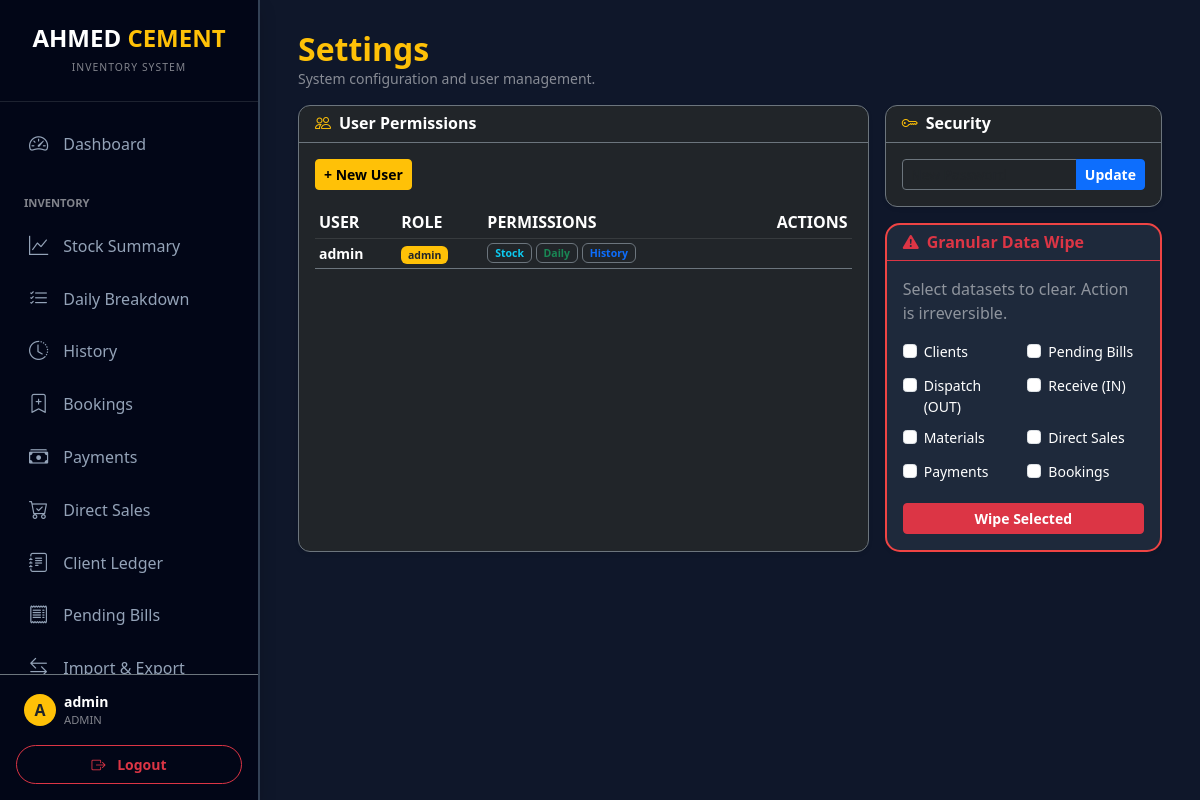
Before: /settings (signed in) with the older database file.
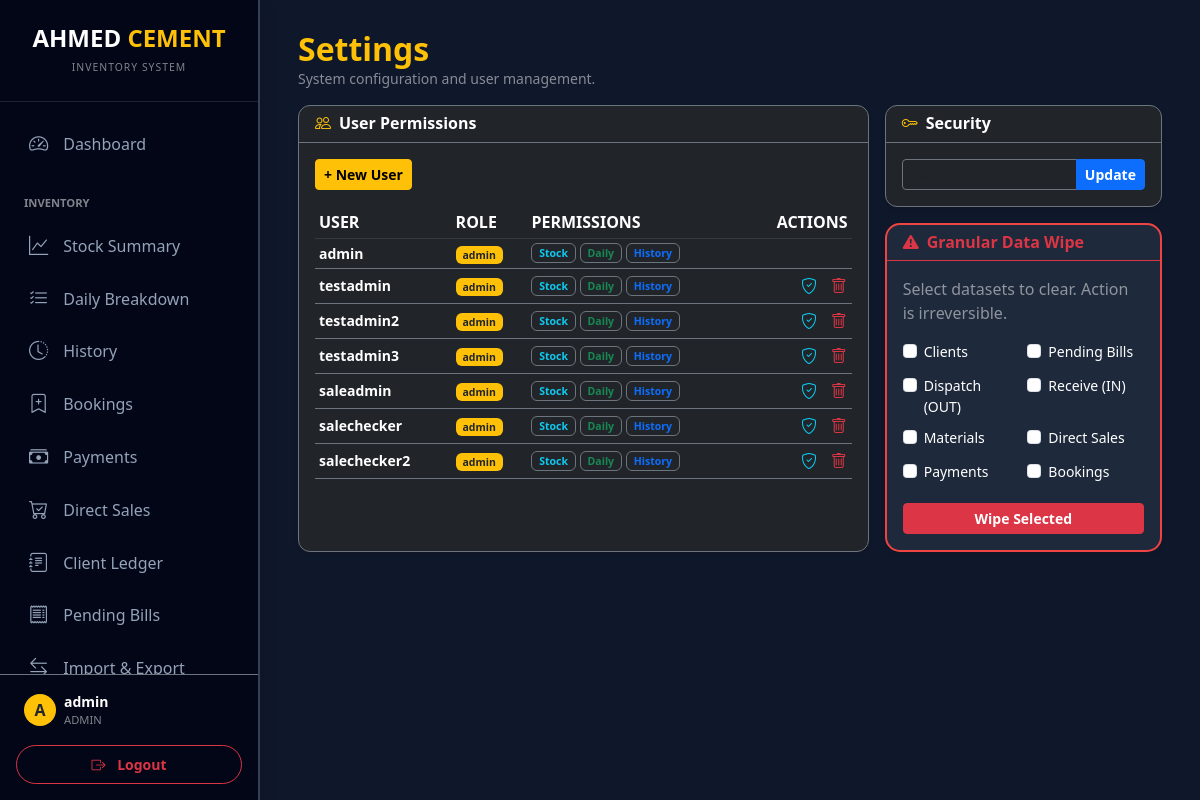
After: the same page with the newer database file.
### models.py (models this page shows)
class User(UserMixin, db.Model):
    id = db.Column(db.Integer, primary_key=True)
    username = db.Column(db.String(100), unique=True, nullable=False)
    password_hash = db.Column(db.String(200), nullable=False)
    role = db.Column(db.String(20), default='user')
    can_view_stock = db.Column(db.Boolean, default=True)
    can_view_daily = db.Column(db.Boolean, default=True)
    can_view_history = db.Column(db.Boolean, default=True)
    can_import_export = db.Column(db.Boolean, default=False)
    can_manage_directory = db.Column(db.Boolean, default=False)

### main.py (the view)
@app.route('/settings')
@login_required
def settings():
    return render_template('settings.html', users=User.query.all())

### main.py (called while the page is built)
@login_manager.user_loader
def load_user(user_id):
    return db.session.get(User, int(user_id))

### templates/settings.html (shortened to what this page needs)
{% extends "layout.html" %}
{% block content %}
<div class="mb-3">
    <h2 class="fw-bold text-warning mb-0">Settings</h2>
    <p class="text-white-50 small">System configuration and user management.</p>
</div>
<div class="row g-3">
    <div class="col-md-8">
        <div class="card border-secondary bg-dark shadow-sm h-100" style="border-radius: 12px;">
            <div class="card-header bg-transparent border-secondary py-2">
                <h6 class="fw-bold text-white mb-0"><i class="bi bi-people me-2 text-warning"></i>User Permissions</h6>
            </div>
            <div class="card-body p-3">
                {% if current_user.role == 'admin' %}
                <button class="btn btn-warning btn-sm fw-bold mb-3" data-bs-toggle="modal" data-bs-target="#addUserModal">+ New User</button>
                {% endif %}
                <div class="table-responsive">
                    <table class="table table-dark table-sm align-middle mb-0">
                        <thead class="x-small text-uppercase text-white-50">
                            <tr>
                                <th>User</th>
                                <th>Role</th>
                                <th>Permissions</th>
                                <th class="text-end">Actions</th>
                            </tr>
                        </thead>
                        <tbody class="small">
                            {% for u in users %}
                            <tr class="border-secondary">
                                <td class="fw-bold">{{ u.username }}</td>
                                <td><span class="badge {{ 'bg-warning text-dark' if u.role == 'admin' else 'bg-secondary' }}">{{ u.role }}</span></td>
                                <td>
                                    <div class="d-flex flex-wrap gap-1">
                                        {% if u.can_view_stock %}<span class="badge bg-dark border border-secondary text-info">Stock</span>{% endif %}
                                        {% if u.can_view_daily %}<span class="badge bg-dark border border-secondary text-success">Daily</span>{% endif %}
                                        {% if u.can_view_history %}<span class="badge bg-dark border border-secondary text-primary">History</span>{% endif %}
                                    </div>
                                </td>
                                <td class="text-end">
                                    {% if current_user.role == 'admin' and u.username != 'admin' %}
                                    <button class="btn btn-link text-info p-0 me-2" data-bs-toggle="modal" data-bs-target="#editUser{{ u.id }}"><i class="bi bi-shield-check"></i></button>
                                    <a href="/delete_user/{{ u.id }}" class="btn btn-link text-danger p-0" onclick="return confirm('Remove user?')"><i class="bi bi-trash"></i></a>
                                    {% endif %}
                                </td>
                            </tr>
                            {% endfor %}
                        </tbody>
                    </table>
                </div>
            </div>
        </div>
    </div>
    <div class="col-md-4">
        <div class="card border-secondary bg-dark shadow-sm mb-3" style="border-radius: 12px;">
            <div class="card-header bg-transparent border-secondary py-2">
                <h6 class="fw-bold text-white mb-0"><i class="bi bi-key me-2 text-warning"></i>Security</h6>
            </div>
            <div class="card-body p-3">
                <form action="/change_password" method="POST">
                    <div class="input-group input-group-sm">
                        <input type="password" name="password" class="form-control bg-dark text-white border-secondary" placeholder="New Password" required>
                        <button type="submit" class="btn btn-primary fw-bold">Update</button>
                    </div>
                </form>
            </div>
        </div>
        {% if current_user.role == 'admin' %}
        <div class="card border-0 shadow-sm" style="background: #1e293b; border: 2px solid #ef4444 !important; border-radius: 15px;">
            <div class="card-header bg-transparent border-danger py-2">
                <h6 class="fw-bold text-danger mb-0"><i class="bi bi-exclamation-triangle-fill me-2"></i>Granular Data Wipe</h6>
            </div>
            <div class="card-body p-3">
                <p class="text-white-50 x-small mb-3">Select datasets to clear. Action is irreversible.</p>
                <form action="{{ url_for('delete_selected_data') }}" method="POST">
                    <div class="row g-2 mb-3">
                        <div class="col-6"><div class="form-check small"><input class="form-check-input" type="checkbox" name="delete_targets" value="clients" id="wipeClients"><label class="form-check-label text-white" for="wipeClients">Clients</label></div></div>
                        <div class="col-6"><div class="form-check small"><input class="form-check-input" type="checkbox" name="delete_targets" value="pending_bills" id="wipeBills"><label class="form-check-label text-white" for="wipeBills">Pending Bills</label></div></div>
                        <div class="col-6"><div class="form-check small"><input class="form-check-input" type="checkbox" name="delete_targets" value="dispatching" id="wipeDispatch"><label class="form-check-label text-white" for="wipeDispatch">Dispatch (OUT)</label></div></div>
                        <div class="col-6"><div class="form-check small"><input class="form-check-input" type="checkbox" name="delete_targets" value="receiving" id="wipeReceive"><label class="form-check-label text-white" for="wipeReceive">Receive (IN)</label></div></div>
                        <div class="col-6"><div class="form-check small"><input class="form-check-input" type="checkbox" name="delete_targets" value="materials" id="wipeMaterials"><label class="form-check-label text-white" for="wipeMaterials">Materials</label></div></div>
                        <div class="col-6"><div class="form-check small"><input class="form-check-input" type="checkbox" name="delete_targets" value="direct_sales" id="wipeDirectSales"><label class="form-check-label text-white" for="wipeDirectSales">Direct Sales</label></div></div>
                        <div class="col-6"><div class="form-check small"><input class="form-check-input" type="checkbox" name="delete_targets" value="payments" id="wipePayments"><label class="form-check-label text-white" for="wipePayments">Payments</label></div></div>
                        <div class="col-6"><div class="form-check small"><input class="form-check-input" type="checkbox" name="delete_targets" value="bookings" id="wipeBookings"><label class="form-check-label text-white" for="wipeBookings">Bookings</label></div></div>
                    </div>
                    <button type="button" id="openWipeModal" class="btn btn-danger btn-sm w-100 fw-bold" data-bs-toggle="modal" data-bs-target="#wipeConfirmModal">Wipe Selected</button>
                </form>
            </div>
        </div>
        {% endif %}
    </div>
</div>
{% endblock %}

### templates/layout.html (shortened to what this page needs)
<!DOCTYPE html>
<html lang="en">
<head>
    <link href="https://cdn.jsdelivr.net/npm/bootstrap@5.3.0/dist/css/bootstrap.min.css" rel="stylesheet">
    <link rel="stylesheet" href="https://cdn.jsdelivr.net/npm/bootstrap-icons@1.10.0/font/bootstrap-icons.css">
    <link rel="stylesheet" href="https://cdn.jsdelivr.net/npm/flatpickr/dist/flatpickr.min.css">
    <link rel="stylesheet" href="https://cdn.jsdelivr.net/npm/flatpickr/dist/themes/dark.css">
</head>
<body>
{% if current_user.is_authenticated %}
    <div class="sidebar shadow" id="sidebar">
        <div class="p-4 text-center border-bottom border-secondary border-opacity-25">
            <h4 class="fw-bold text-white mb-0">AHMED <span class="text-warning">CEMENT</span></h4>
            <small class="text-white-50 text-uppercase" style="font-size: 0.65rem; letter-spacing: 1px;">Inventory System</small>
        </div>
        <div class="sidebar-nav-container">
            <nav class="py-3">
                <a href="/" class="nav-link {{ 'active' if request.path == '/' }}" onclick="closeSidebar()">
                    <i class="bi bi-speedometer2"></i> Dashboard
                </a>
                <div class="text-white-50 small fw-bold px-4 mt-4 mb-2 text-uppercase" style="font-size: 0.7rem;">Inventory</div>
                {% if current_user.can_view_stock or current_user.role == 'admin' %}
                <a href="/stock_summary" class="nav-link {{ 'active' if request.path == '/stock_summary' }}" onclick="closeSidebar()">
                    <i class="bi bi-graph-up"></i> Stock Summary
                </a>
                {% endif %}
                {% if current_user.can_view_daily or current_user.role == 'admin' %}
                <a href="/daily_transactions" class="nav-link {{ 'active' if request.path == '/daily_transactions' }}" onclick="closeSidebar()">
                    <i class="bi bi-list-check"></i> Daily Breakdown
                </a>
                {% endif %}
                {% if current_user.can_view_history or current_user.role == 'admin' %}
                <a href="/tracking" class="nav-link {{ 'active' if request.path == '/tracking' }}" onclick="closeSidebar()">
                    <i class="bi bi-clock-history"></i> History
                </a>
                <a href="/bookings" class="nav-link {{ 'active' if request.path == '/bookings' }}" onclick="closeSidebar()">
                    <i class="bi bi-bookmark-plus"></i> Bookings
                </a>
                <a href="/payments" class="nav-link {{ 'active' if request.path == '/payments' }}" onclick="closeSidebar()">
                    <i class="bi bi-cash-stack"></i> Payments
                </a>
                <a href="/direct_sales" class="nav-link {{ 'active' if request.path == '/direct_sales' }}" onclick="closeSidebar()">
                    <i class="bi bi-cart-check"></i> Direct Sales
                </a>
                <a href="/clients" class="nav-link {{ 'active' if request.path.startswith('/ledger') or request.path == '/clients' }}" onclick="closeSidebar()">
                    <i class="bi bi-journal-text"></i> Client Ledger
                </a>
                {% endif %}
                <a href="/pending_bills" class="nav-link {{ 'active' if request.path == '/pending_bills' }}" onclick="closeSidebar()">
                    <i class="bi bi-receipt"></i> Pending Bills
                </a>
                {% if current_user.can_import_export or current_user.role == 'admin' %}
                <a href="/import_export" class="nav-link {{ 'active' if request.path == '/import_export' }}" onclick="closeSidebar()">
                    <i class="bi bi-arrow-left-right"></i> Import & Export
                </a>
                {% endif %}
            </nav>
        </div>
        <div class="p-3 border-top border-secondary">
            <div class="d-flex align-items-center mb-3 px-2">
                <div class="bg-warning rounded-circle me-2 d-flex align-items-center justify-content-center text-dark fw-bold" style="width: 32px; height: 32px; flex-shrink: 0;">
                    {{ current_user.username[0]|upper }}
                </div>
                <div class="overflow-hidden">
                    <div class="text-white fw-bold small text-truncate">{{ current_user.username }}</div>
                    <div class="text-white-50 x-small" style="font-size: 0.7rem;">{{ current_user.role|upper }}</div>
                </div>
            </div>
            <a href="/logout" class="btn btn-outline-danger w-100 btn-sm fw-bold py-2 rounded-pill">
                <i class="bi bi-box-arrow-right me-2"></i> Logout
            </a>
        </div>
    </div>
{% endif %}
<div class="main-content {{ 'ms-0' if not current_user.is_authenticated }}">
    <div class="container-fluid px-0 px-sm-2">
        {% block content %}{% endblock %}
    </div>
</div>
</body>
</html>

### templates/layout.html (style rules this page uses)
:root { --sidebar-width: 260px; --bg-dark: #0f172a; --card-bg: #1e293b; --accent: #fbbf24; --sidebar-bg: #020617; }
body { background-color: var(--bg-dark); color: #f8fafc; font-family: 'Segoe UI', Roboto, Helvetica, Arial, sans-serif; overflow-x: hidden; margin: 0; }
.sidebar { width: var(--sidebar-width); height: 100vh; position: fixed; background: var(--sidebar-bg); border-right: 2px solid #334155; transition: all 0.3s; z-index: 1050; left: 0; top: 0; display: flex; flex-direction: column; }
.sidebar-nav-container { flex-grow: 1; overflow-y: auto; scrollbar-width: thin; scrollbar-color: #334155 transparent; }
.main-content { margin-left: var(--sidebar-width); padding: 30px; min-height: 100vh; transition: all 0.3s; }
.nav-link { color: #94a3b8; padding: 12px 25px; display: flex; align-items: center; font-weight: 500; border-left: 4px solid transparent; transition: 0.2s; text-decoration: none; }
.nav-link i { font-size: 1.2rem; margin-right: 15px; }

Changed rows visible on the page:
added User: username "testadmin", role "admin", can_view_stock "Stock", can_view_daily "Daily", can_view_history "History"
added User: username "testadmin2", role "admin", can_view_stock "Stock", can_view_daily "Daily", can_view_history "History"
added User: username "testadmin3", role "admin", can_view_stock "Stock", can_view_daily "Daily", can_view_history "History"
added User: username "saleadmin", role "admin", can_view_stock "Stock", can_view_daily "Daily", can_view_history "History"
added User: username "salechecker", role "admin", can_view_stock "Stock", can_view_daily "Daily", can_view_history "History"
added User: username "salechecker2", role "admin", can_view_stock "Stock", can_view_daily "Daily", can_view_history "History"
